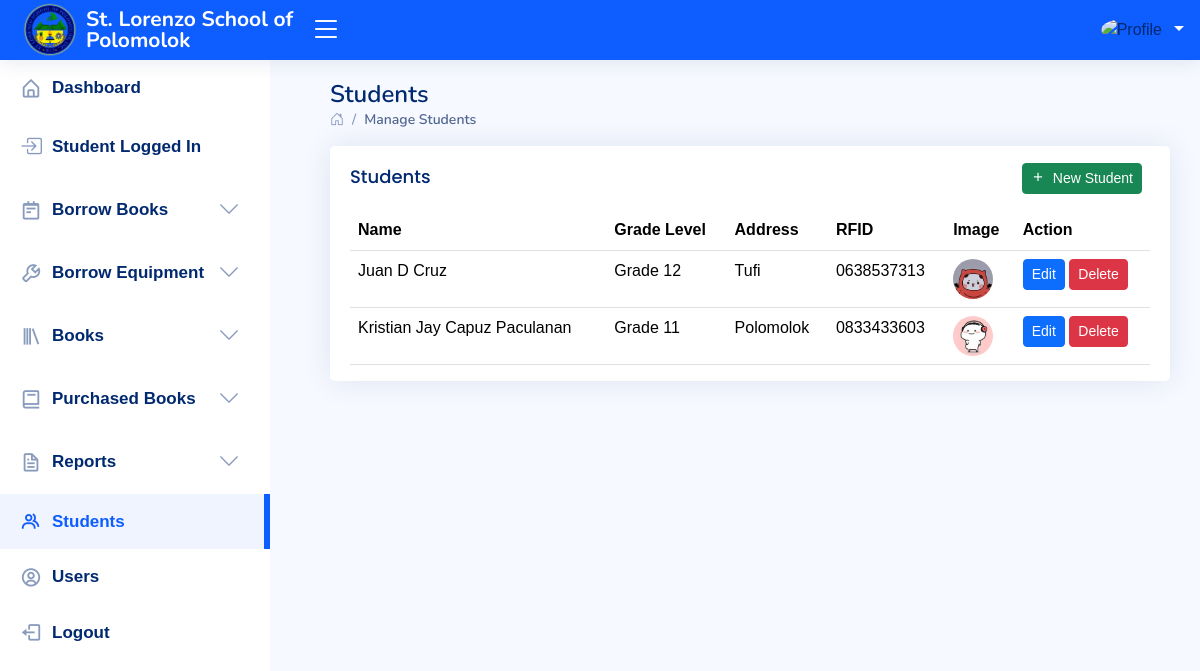
/administrator/students.php, run on an earlier commit of the app's database.
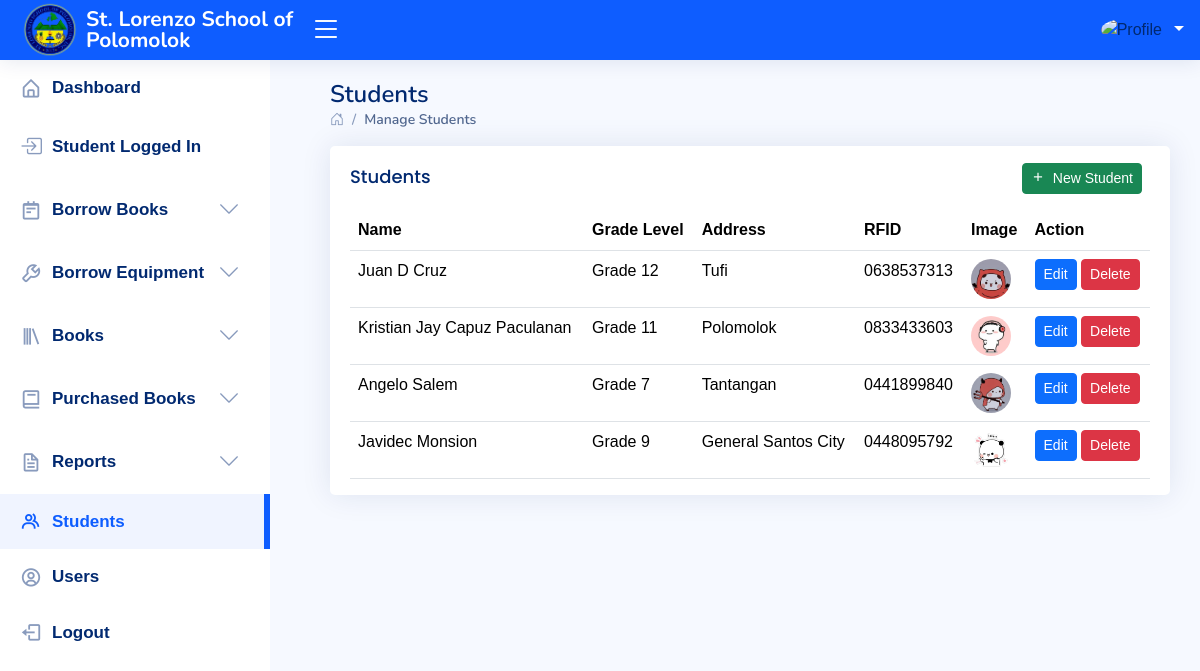
And on a later commit of the database.
### tables this page shows
CREATE TABLE IF NOT EXISTS `student` (
  `student_id` int NOT NULL AUTO_INCREMENT,
  `user_id` int NOT NULL,
  `rfid` varchar(255) NOT NULL,
  `firstname` varchar(255) NOT NULL,
  `middlename` varchar(255) NOT NULL,
  `lastname` varchar(255) NOT NULL,
  `gradelevel` varchar(255) NOT NULL,
  `address` varchar(255) NOT NULL,
  `picture` varchar(255) NOT NULL,
  `created_at` varchar(255) NOT NULL,
  PRIMARY KEY (`student_id`)
);

### administrator/students.php (the view, shortened to what the changed rows need)
<!DOCTYPE html>
<html lang="en">
<head>
    <link href="assets/vendor/bootstrap/css/bootstrap.min.css" rel="stylesheet">
    <link href="assets/vendor/bootstrap-icons/bootstrap-icons.css" rel="stylesheet">
    <link href="assets/vendor/boxicons/css/boxicons.min.css" rel="stylesheet">
    <link href="assets/vendor/quill/quill.snow.css" rel="stylesheet">
    <link href="assets/vendor/quill/quill.bubble.css" rel="stylesheet">
    <link href="assets/vendor/remixicon/remixicon.css" rel="stylesheet">
    <link href="assets/vendor/simple-datatables/style.css" rel="stylesheet">
    <link href="assets/sweet-alert/sweetalert2.min.css" rel="stylesheet">
    <link href="assets/css/style.css" rel="stylesheet">
</head>
<body>
    <main id="main" class="main">
        <div class="pagetitle">
            <h1>Students</h1>
        </div>
        <section class="section">
            <div class="row">
                <div class="col-lg-12">
                    <div class="card">
                        <div class="card-body">
                            <table class="table datatable">
                                <thead>
                                    <tr>
                                        <th>Name</th>
                                        <th>Grade Level</th>
                                        <th>Address</th>
                                        <th>RFID</th>
                                        <th>Image</th>
                                        <th>Action</th>
                                    </tr>
                                </thead>
                                <tbody>
                                    <?php
                                    include 'backend/dbcon.php';
                                    $query = "SELECT student_id, firstname, middlename, lastname, gradelevel, address, picture, rfid FROM student";
                                    $result = $con->query($query);
                                    if ($result && $result->num_rows > 0) {
                                        while ($row = $result->fetch_assoc()) {
                                            $fullName = trim($row['firstname'] . ' ' . $row['middlename'] . ' ' . $row['lastname']);
                                            $picturePath = 'uploads/' . $row['picture'];
                                            echo '<tr>';
                                            echo '<td>' . htmlspecialchars($fullName) . '</td>';
                                            echo '<td>' . htmlspecialchars($row['gradelevel']) . '</td>';
                                            echo '<td>' . htmlspecialchars($row['address']) . '</td>';
                                            echo '<td>' . htmlspecialchars($row['rfid']) . '</td>';
                                            echo '<td>
                                                    <img src="' . htmlspecialchars($picturePath) . '" alt="Student Picture" style="width: 40px; height: 40px; border-radius: 50%; object-fit: cover;">
                                                </td>';
                                            echo '<td>
                                                    <button type="button" class="btn btn-primary btn-sm edit-button"
                                                            data-id="' . $row['student_id'] . '"
                                                            data-firstname="' . htmlspecialchars($row['firstname']) . '"
                                                            data-middlename="' . htmlspecialchars($row['middlename']) . '"
                                                            data-lastname="' . htmlspecialchars($row['lastname']) . '">
                                                        Edit
                                                    </button>
                                                    <button type="button" class="btn btn-danger btn-sm delete-button"
                                                            data-id="' . $row['student_id'] . '">
                                                        Delete
                                                    </button>
                                                </td>';
                                            echo '</tr>';
                                        }
                                    } else {
                                        echo '<tr><td colspan="6" class="text-center">No entries found</td></tr>';
                                    }
                                    ?>
                                </tbody>
                            </table>
                        </div>
                    </div>
                </div>
            </div>
        </section>
    </main>
</body>
</html>

What changed in the data, as far as the page shows it:
added student: fullName "Angelo Salem", gradelevel "Grade 7", address "Tantangan", rfid "0441899840", picture (picture)
added student: fullName "Javidec Monsion", gradelevel "Grade 9", address "General Santos City", rfid "0448095792", picture (picture)
